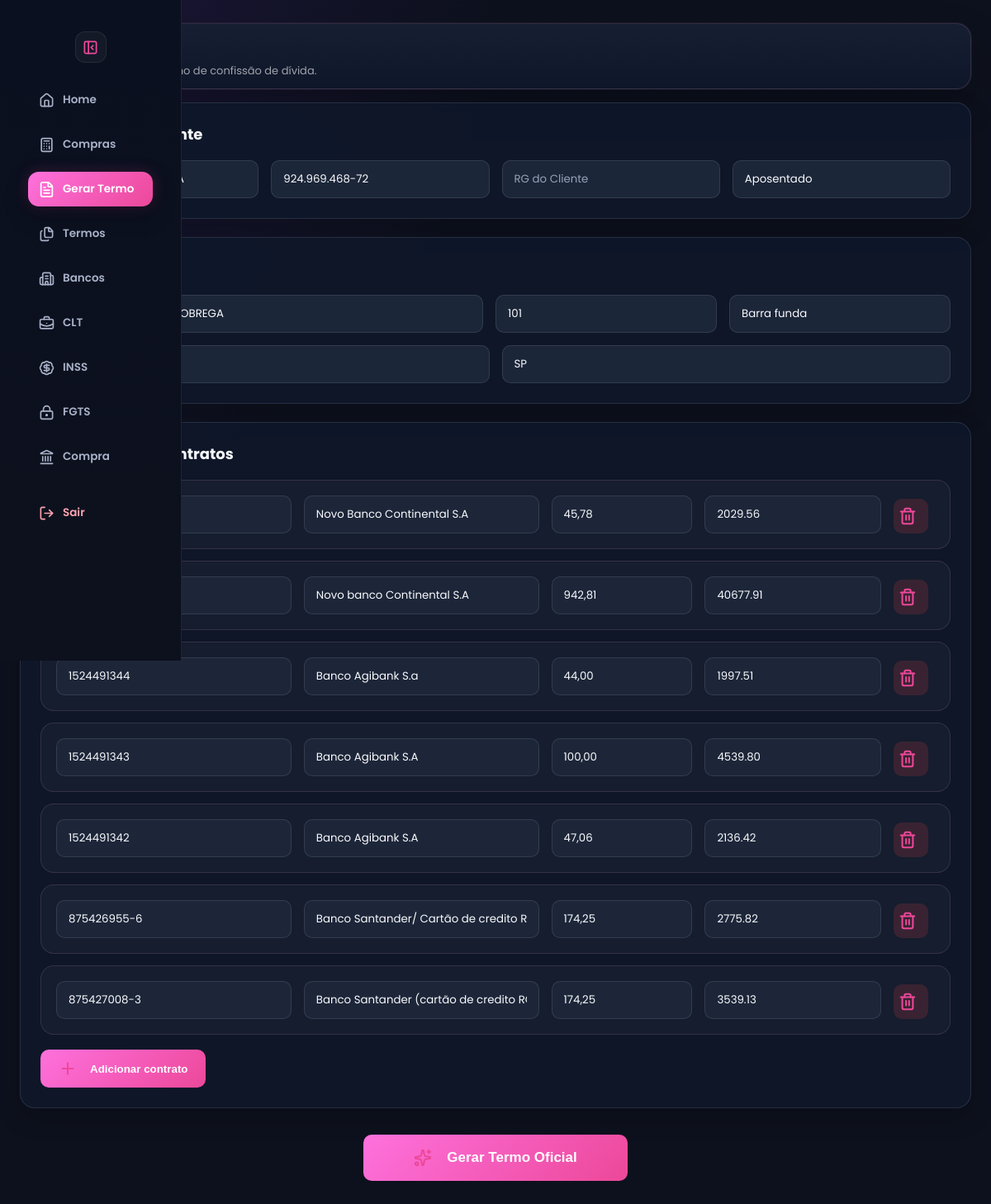
The app's page /termos?compra_id=31, older data.
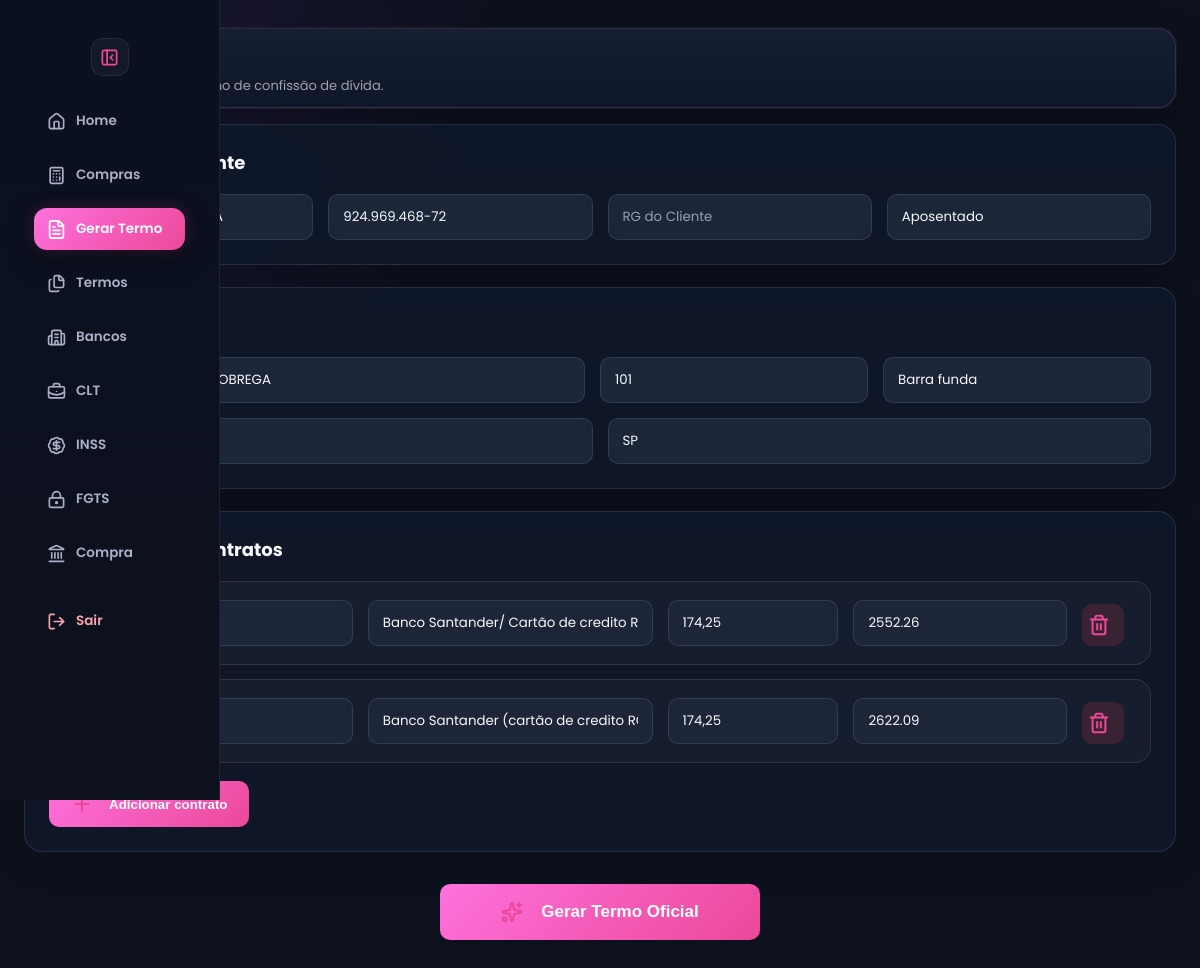
The same page, newer data.
### tables this page shows
CREATE TABLE clientes_compra (
            id INTEGER PRIMARY KEY AUTOINCREMENT,
            usuario_id INTEGER,
            usuario_nome TEXT,

            nome TEXT NOT NULL,
            cpf TEXT,
            telefone TEXT,

            parcela_nova REAL DEFAULT 0,
            coeficiente REAL DEFAULT 0,
            valor_liberado REAL DEFAULT 0,

            status TEXT DEFAULT 'EM ANDAMENTO',
            data_criacao DATETIME DEFAULT CURRENT_TIMESTAMP
        , rg TEXT, profissao TEXT, endereco TEXT, numero TEXT, bairro_complemento TEXT, cidade TEXT DEFAULT 'Paraguaçu Paulista', estado TEXT DEFAULT 'SP');

CREATE TABLE clientes_compra_dividas (
            id INTEGER PRIMARY KEY AUTOINCREMENT,
            cliente_id INTEGER NOT NULL,

            banco TEXT,
            contrato TEXT,
            data_contratacao TEXT,

            parcela REAL DEFAULT 0,
            saldo REAL DEFAULT 0,

            status_boleto TEXT DEFAULT 'AGUARDANDO',
            observacao TEXT,

            data_criacao DATETIME DEFAULT CURRENT_TIMESTAMP,

            FOREIGN KEY (cliente_id)
            REFERENCES clientes_compra(id)
        );

### app.py (the view, shortened to what this page needs)
@app.route("/termos", methods=["GET", "POST"])
def termos():
    compra_id = request.args.get("compra_id")
    dados_compra = None
    contratos_compra = []
    if compra_id:
        conn = conectar()
        cursor = conn.cursor()
        cursor.execute("""
            SELECT *
            FROM clientes_compra
            WHERE id = ?
        """, (compra_id,))
        dados_compra = cursor.fetchone()
        cursor.execute("""
            SELECT *
            FROM clientes_compra_dividas
            WHERE cliente_id = ?
            ORDER BY id
        """, (compra_id,))
        contratos_compra = cursor.fetchall()
        conn.close()
    return render_template(
        "termos.html",
        texto_termo=None,
        tipo=session.get("tipo"),
        dados_compra=dados_compra,
        contratos_compra=contratos_compra
    )

### app.py (called while the page is built, shortened)
def tema_usuario():
    if "usuario_id" not in session:
        return "rose"

@app.context_processor
def variaveis_globais():
    return {
        "tema": tema_usuario()
    }

def conectar():
    conn = sqlite3.connect("banco.db")
    conn.row_factory = sqlite3.Row
    return conn

### templates/termos.html (shortened to what this page needs)
<!DOCTYPE html>
<html lang="pt-br" data-theme="{{ tema }}">
<head>
    <link rel="stylesheet" href="{{ url_for('static', filename='design.css') }}">
    <link rel="stylesheet" href="{{ url_for('static', filename='style.css') }}">
</head>
<body>
   <div class="sidebar" id="sidebar">
    <button class="toggle-btn sidebar-toggle" onclick="toggleSidebar()" title="Recolher menu">
    </button>
<a href="/home" class=>
    <i data-lucide="home"></i>
    <span class="text">Home</span>
</a>
<a href="/compra-divida/clientes">
    <i data-lucide="calculator"></i>
    <span class="text">Compras</span>
</a>
<a href="/termos"class="active">
    <i data-lucide="file-text"></i>
    <span class="text">Gerar Termo</span>
</a>
<a href="/termos/historico">
    <i data-lucide="files"></i>
    <span class="text">Termos</span>
</a>
<a href="/bancos">
    <i data-lucide="building-2"></i>
    <span class="text">Bancos</span>
</a>
<a href="/clt">
    <i data-lucide="briefcase-business"></i>
    <span class="text">CLT</span>
</a>
<a href="/inss">
    <i data-lucide="badge-dollar-sign"></i>
    <span class="text">INSS</span>
</a>
<a href="/fgts">
    <i data-lucide="lock-keyhole"></i>
    <span class="text">FGTS</span>
</a>
<a href="/compra-divida">
    <i data-lucide="landmark"></i>
    <span class="text">Compra</span>
</a>
<a href="/logout">
    <i data-lucide="log-out"></i>
    <span class="text">Sair</span>
</a>
</div>
 <div class="page">
    <div class="topo termo-topo">
        <div>
            <h1>
                <i data-lucide="file-text"></i>
            </h1>
            <span>Crie rapidamente um termo de confissão de dívida.</span>
        </div>
    </div>
    <form method="POST" action="/termos" class="termo-form">
        <div class="termo-card">
            <h2>
                <i data-lucide="user"></i>
                Dados do Cliente
            </h2>
            <div class="termo-grid termo-grid-cliente">
                <input
                    name="cliente"
                    value="{{ dados_compra['nome'] if dados_compra else '' }}"
                    placeholder="Cliente">
                <input
                    id="cpf"
                    name="cpf"
                    value="{{ dados_compra['cpf'] if dados_compra else '' }}"
                    placeholder="CPF">
                <input
                    name="rg"
                    value="{{ dados_compra['rg'] if dados_compra else '' }}"
                    placeholder="RG do Cliente">
                <input
                    name="profissao"
                    value="{{ dados_compra['profissao'] if dados_compra else '' }}"
                    placeholder="Profissão">
            </div>
        </div>
        <div class="termo-card">
            <h2>
                <i data-lucide="map-pin"></i>
                Endereço
            </h2>
            <div class="termo-grid termo-grid-endereco">
                <input
                    name="endereco"
                    value="{{ dados_compra['endereco'] if dados_compra else '' }}"
                    placeholder="Endereço / Logradouro">
                <input
                    name="numero"
                    value="{{ dados_compra['numero'] if dados_compra else '' }}"
                    placeholder="Número">
               <input
                    name="complemento"
                    value="{{ dados_compra['bairro_complemento'] if dados_compra else '' }}"
                    placeholder="Bairro / Complemento">
            </div>
            <div class="termo-grid termo-grid-cidade">
                <input
                    name="cidade"
                    value="{{ dados_compra['cidade'] if dados_compra else 'Paraguaçu Paulista' }}"
                    placeholder="Cidade">
                <input
                    name="estado"
                    value="{{ dados_compra['estado'] if dados_compra else 'SP' }}"
                    placeholder="Estado (UF)">
            </div>
        </div>
        <div class="termo-card">
            <h2>
                <i data-lucide="files"></i>
                Dados dos Contratos
            </h2>
<div id="container-contratos">
    {% if contratos_compra %}
        {% for d in contratos_compra %}
        <div class="linha-contrato">
            <input
                name="contrato[]"
                value="{{ d['contrato'] or '' }}"
                placeholder="Número do Contrato"
                required>
            <input
                name="banco[]"
                value="{{ d['banco'] or '' }}"
                placeholder="Nome do Banco / Cartão"
                required>
            <input
                name="parcela[]"
                value="{{ ('%.2f'|format(d['parcela'] or 0)).replace('.', ',') }}"
                placeholder="Parcela Ex: 31,40"
                required>
            <input
                name="saldo[]"
                class="saldo-input"
                value="{{ '%.2f'|format(d['saldo'] or 0) }}"
                placeholder="Valor / Saldo Ex: 890,14"
                required>
            <button type="button"
                onclick="removerContrato(this)"
                class="btn-remover-contrato"
                title="Remover contrato">
                <i data-lucide="trash-2"></i>
            </button>
        </div>
        {% endfor %}
    {% endif %}
</div>
  <button type="button"
        onclick="adicionarContrato()"
        class="btn-adicionar-contrato">
        <i data-lucide="plus"></i>
        Adicionar contrato
    </button>
</div>
 <div class="termo-gerar-card">
    <button type="submit" class="btn-gerar-termo">
        <i data-lucide="sparkles"></i>
        Gerar Termo Oficial
    </button>
</div>
</form>
</div>
</body>
</html>

Row changes from the older to the newer data that the page shows:
removed clientes_compra_dividas: contrato "100071178", banco "Novo Banco Continental S.A", parcela "45,78", saldo "2029.56"
removed clientes_compra_dividas: contrato "100052154", banco "Novo banco Continental S.A", parcela "942,81", saldo "40677.91"
removed clientes_compra_dividas: contrato "1524491344", banco "Banco Agibank S.a", parcela "44,00", saldo "1997.51"
removed clientes_compra_dividas: contrato "1524491343", banco "Banco Agibank S.A", parcela "100,00", saldo "4539.80"
removed clientes_compra_dividas: contrato "1524491342", banco "Banco Agibank S.A", parcela "47,06", saldo "2136.42"
changed clientes_compra_dividas "Banco Santander/ Cartão de credito RMC": saldo "2775.82" → "2552.26"
changed clientes_compra_dividas "Banco Santander (cartão de credito RCC)": saldo "3539.13" → "2622.09"
